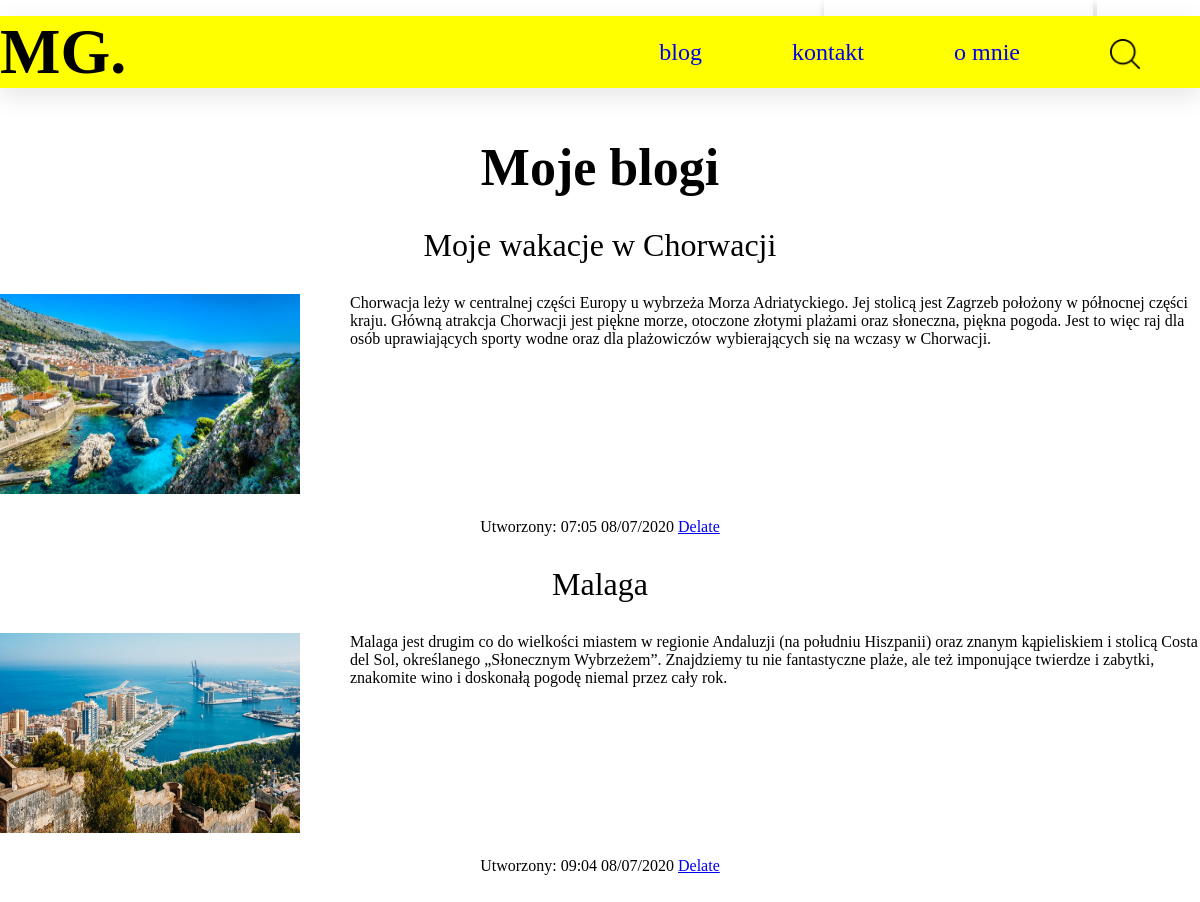
Page /blog on the committed database.
### app/model.py (models this page shows, shortened)
class Blog(db.Model):
    id = db.Column(db.Integer, primary_key=True)
    title = db.Column(db.String(100),  nullable=False)
    tresc = db.Column(db.String(400), nullable=False)
    name = db.Column(db.String(300))
    photo = db.Column(db.LargeBinary)
    data_created = db.Column(db.DateTime, default=datetime.utcnow)

### app/views.py (the view)
@app.route("/blog", methods=['GET', 'POST'])
def blog():
    if request.method == "POST":
        tag = request.form['search']
        search = "%{}%".format(tag)
        blogs = Blog.query.filter(Blog.title.like(search)).order_by(Blog.data_created).all()
        return render_template('blog.html', blogs=blogs)
    else:
        blogs = Blog.query.order_by(Blog.data_created).all()
        return render_template('blog.html', blogs=blogs)

### app/templates/blog.html (shortened to what this page needs)
{% extends 'base.html' %}
{% block content %}
<h1 class="blog-h1">Moje blogi</h1>
    {% for blog in blogs %}
    <div class="blog-title">
        {{ blog.title }}
    </div>
    <div class="blog-content">
        <div class="blog-photo">
        <img src="/static/uploads/{{blog.name}}" alt="">
        </div>
        <div class="blog-tresc">
        {{ blog.tresc }}
        </div>
    </div>
    <div class="blog-date">
       Utworzony: {{ '{:%H:%M %d/%m/%Y}'.format(blog.data_created) }}
            <a href="/delete/{{ blog.id }}">Delate</a>
        </div>
    {% endfor %}
{% endblock %}

### app/templates/base.html (shortened to what this page needs)
<!DOCTYPE html>
<html lang="pl">
<head>
    <link rel="stylesheet" href="/static/style.css">
    <div class="search-box">
        <form  class ="blog-form"  method="POST" action="/blog">
        <button class="btn-search">Wyszukaj</button>
        </form>
    </div>
    <div class="nav_container">
    <div class="wrapper">
        <nav>
        <div class="logo">MG.</div>
            <ul class="nav-items">
                <li><a href="{{ url_for('blog') }}">blog</a></li>
                <li><a href="{{ url_for('kontakt') }}">kontakt</a></li>
                <li><a href="{{ url_for('index') }}">o mnie</a></li>
                <li>
                    <a class="nav-btn-container" href="#">
                        <img class="search-btn" src="/static/images/search.png" alt="">
                    </a>
                </li>
            </ul>
        </nav>
    </div>
    </div>
</head>
<body>
   {% block content %}
   {% endblock %}
</body>
<html>

### app/static/style.css (style rules this page uses)
* { box-sizing: border-box; margin: 0; font-family: Segoe Print; }
body { font-family: 'Times New Roman', Times, serif; width: auto; }
.nav_container { background: yellow; box-shadow: 0px 8px 24px rgba(0,0,0,0.1); height: 72px; width: 100%; margin-top: -50px; z-index: 500; position: relative; }
.wrapper { width: 1200px; margin: 0 auto; }
nav { display: flex; align-items: center; justify-content: space-between; height: 72px; }
nav ul { display: flex; }
nav .logo { font-size: 64px; font-weight: 800; }
.nav-items li { list-style: none; margin-right: 90px; }
.nav-items li a { font-size: 24px; text-decoration: none; }
.search-box { width: 1200px; margin: 0 auto; text-align: right; position: relative; top: 0; transition: 300ms; }
.search-box input, .btn-search { background: white; box-shadow: 0px 4px 8px rgba(0,0,0,0.15); border-radius: 0px 0px 8px 8px; font-size: 20px; line-height: 42px; border: 0; padding: 12px; }
.nav-btn-container { display: flex; position: relative; }
.nav-btn-container img { position: absolute; }
.nav-btn-container .search-btn { pointer-events: auto; transition: 300ms; }
.search-btn, .close-btn { width: 30px; }
.blog-h1 { text-align: center; font-size: 52px; margin-bottom: 30px; }
.blog-title { font-size: 32px; text-align: center; margin-bottom: 30px; }
.blog-content { width: 1200px; margin: 0 auto; display:flex; }
.blog-photo img { width: 300px; height: 200px; margin-right: 50px; }
.blog-date { margin-top: 20px; text-align: center; margin-bottom: 30px; }

### rows in the picture
Blog: title "Moje wakacje w Chorwacji", name (picture), tresc "Chorwacja leży w centralnej części Europy u wybrzeża Morza Adriatyckiego. Jej stolicą jest Zagrzeb położony w północnej części kraju. Główną atrakcja Chorwacji jest piękne morze, otoczone złotymi plażami oraz słoneczna, piękna pogoda. Jest to więc raj dla osób uprawiających sporty wodne oraz dla plażowiczów wybierających się na wczasy w Chorwacji.", data_created "07:05 08/07/2020"
Blog: title "Malaga", name (picture), tresc "Malaga jest drugim co do wielkości miastem w regionie Andaluzji (na południu Hiszpanii) oraz znanym kąpieliskiem i stolicą Costa del Sol, określanego „Słonecznym Wybrzeżem”. Znajdziemy tu nie fantastyczne plaże, ale też imponujące twierdze i zabytki, znakomite wino i doskonałą pogodę niemal przez cały rok.", data_created "09:04 08/07/2020"
